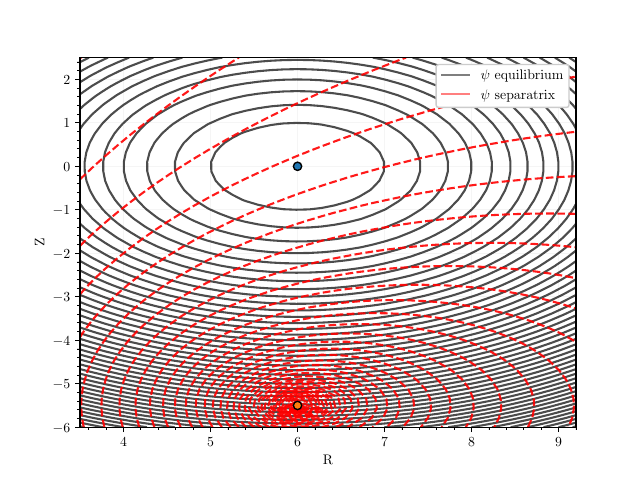

Write the Python code that produced this figure.
from pyoculus.toybox import psi_circularcurrentloop, psi_squared
import matplotlib.pyplot as plt
plt.style.use("lateky")
import matplotlib.lines as mlines
import numpy as np

### Creating the meshgrid and check at the psi values
r = np.linspace(3.5, 9.2, 40)
z = np.linspace(-6, 2.5, 40)
R, Z = np.meshgrid(r, z)

separatrix = {"R": 6, "Z": -5.5}
equilibrium = {"R": 6, "Z": 0}

psi_b = np.array([psi_squared([rr, 0., zz], **equilibrium) for rr, zz in zip(R.flatten(), Z.flatten())]).reshape(R.shape)
psi_sep = np.array([-10*psi_circularcurrentloop([rr, 0., zz], **separatrix) for rr, zz in zip(R.flatten(), Z.flatten())]).reshape(R.shape)

### Plot the flux surfaces
fig, ax = plt.subplots()

ax.set_xlim(3.5, 9.2)
ax.set_ylim(-6, 2.5)

contour1 = ax.contour(R, Z, psi_b, levels=50, colors="black", alpha=0.7)
contour2 = ax.contour(R, Z, psi_sep, levels=50, colors="red", alpha=0.9)

# Create proxy artists
line1 = mlines.Line2D([], [], color='black', alpha=0.5, label=r"$\psi$ equilibrium")
line2 = mlines.Line2D([], [], color='red', alpha=0.5, label=r"$\psi$ separatrix")

# Create legend from proxy artists
ax.legend(handles=[line1, line2], framealpha=1)

ax.scatter(equilibrium["R"], equilibrium["Z"], marker="o", edgecolors="black", linewidths=1, zorder=10)
ax.scatter(separatrix["R"], separatrix["Z"], marker="o", edgecolors="black", linewidths=1, zorder=10)

ax.set_xlabel(r"R")
ax.set_ylabel(r"Z")

fig.savefig("sepflux.pdf")

plt.show()